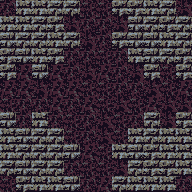

A 2D game scene composited from a Tiled map and its tileset images. What follows is a short description and the map's XML, with every tile layer's data as written:
An orthogonal 12x12 tile map with 16x16 px tiles, 1 tile layer (tile) and 7 objects.

<map version="1.0" tiledversion="1.1.2" orientation="orthogonal" renderorder="right-down" width="12" height="12" tilewidth="16" tileheight="16" infinite="0" nextobjectid="62">
 <tileset firstgid="1" source="tileset.tsx" />
 <layer name="tile" width="12" height="12">
  <data encoding="csv">
6,3,3,2,2,9,9,4,4,3,2,8,
3,3,2,4,8,6,6,8,5,2,4,2,
5,2,2,3,2,8,6,4,5,5,3,2,
4,5,3,4,6,6,9,6,3,5,2,4,
4,7,5,7,6,8,7,6,8,4,9,4,
7,7,8,7,7,9,9,6,6,8,9,7,
9,6,6,7,6,7,9,8,9,7,8,8,
5,6,3,6,9,6,8,9,6,2,8,4,
3,5,2,2,9,6,8,9,3,2,3,3,
3,2,2,2,5,7,9,3,5,4,3,3,
2,5,2,2,6,9,9,8,2,4,4,3,
9,4,3,3,5,6,7,2,3,3,3,6
</data>
 </layer>
 <objectgroup name="creature">
  <object id="55" gid="245" x="80" y="64" width="16" height="16">
   <properties>
    <property name="probability" type="int" value="10" />
   </properties>
  </object>
  <object id="56" gid="246" x="128" y="96" width="16" height="16">
   <properties>
    <property name="probability" type="int" value="8" />
   </properties>
  </object>
  <object id="57" gid="246" x="16" y="96" width="16" height="16">
   <properties>
    <property name="probability" type="int" value="8" />
   </properties>
  </object>
  <object id="58" gid="250" x="96" y="144" width="16" height="16">
   <properties>
    <property name="probability" type="int" value="8" />
   </properties>
  </object>
  <object id="59" gid="248" x="64" y="112" width="16" height="16">
   <properties>
    <property name="probability" type="int" value="8" />
   </properties>
  </object>
  <object id="60" gid="252" x="112" y="80" width="16" height="16">
   <properties>
    <property name="probability" type="int" value="8" />
   </properties>
  </object>
  <object id="61" gid="252" x="80" y="176" width="16" height="16">
   <properties>
    <property name="probability" type="int" value="10" />
   </properties>
  </object>
 </objectgroup>
 <objectgroup name="furniture" />
 <objectgroup name="description" />
</map>
